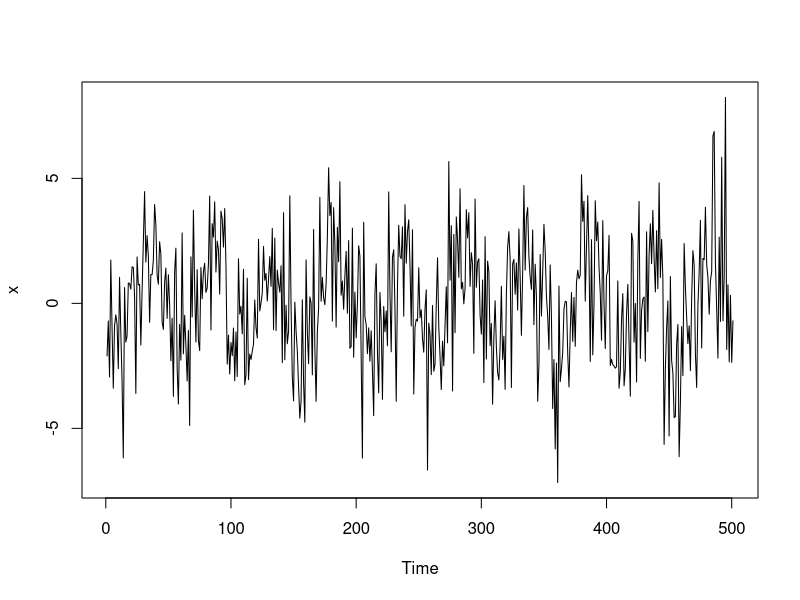
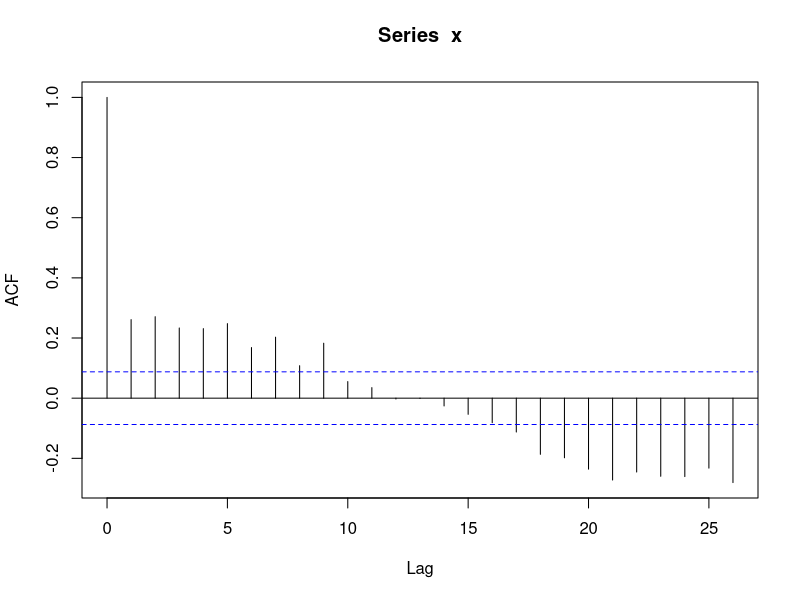
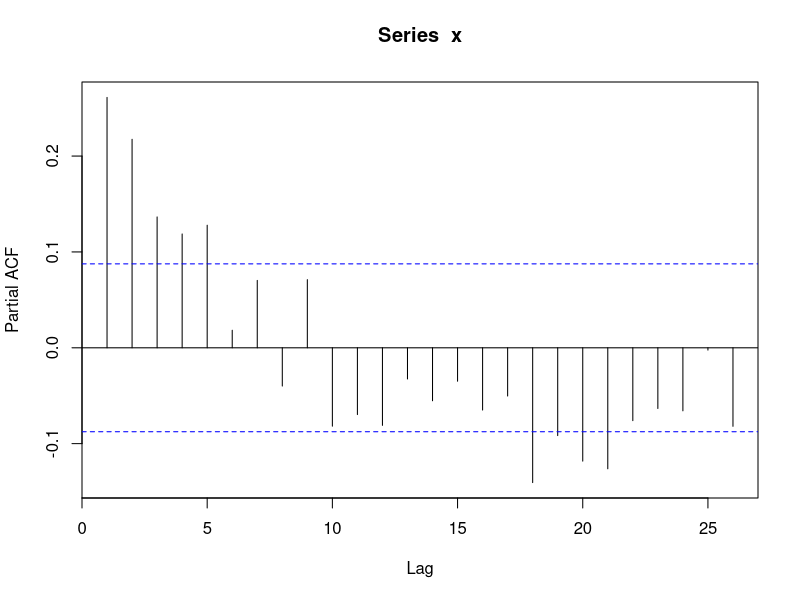
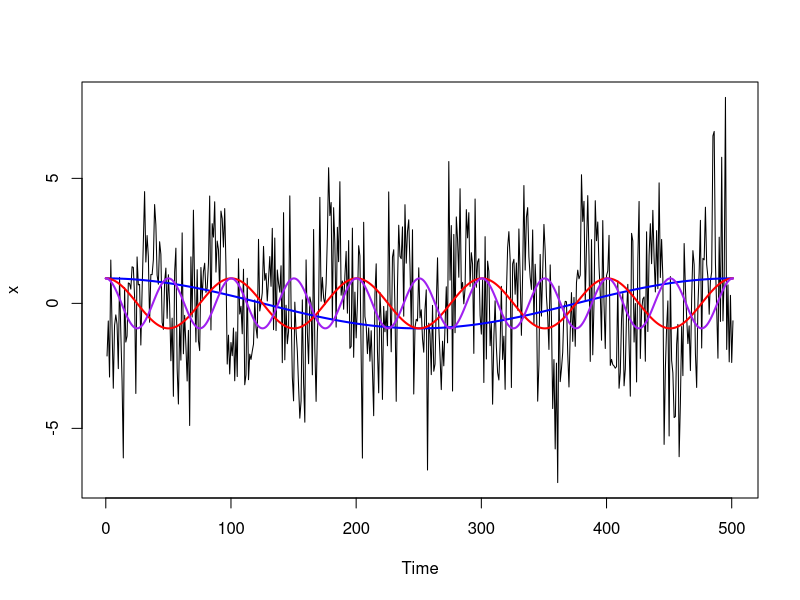
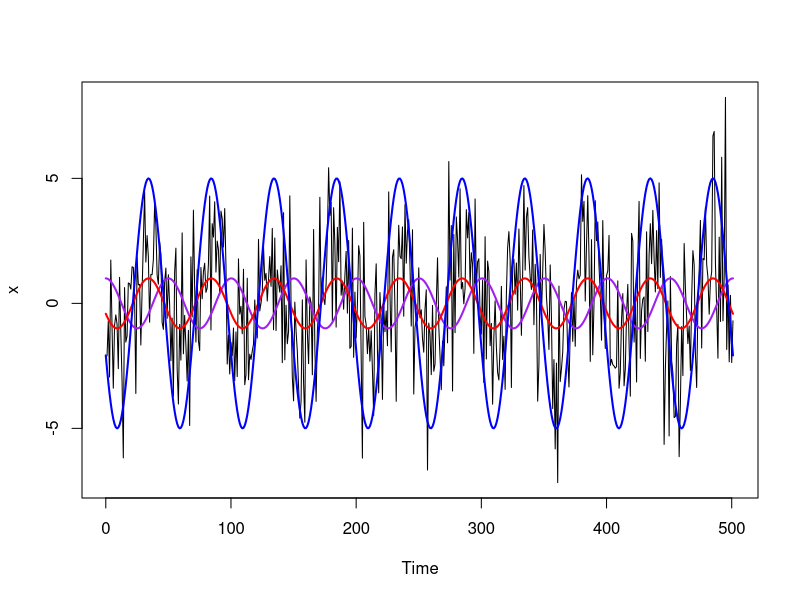
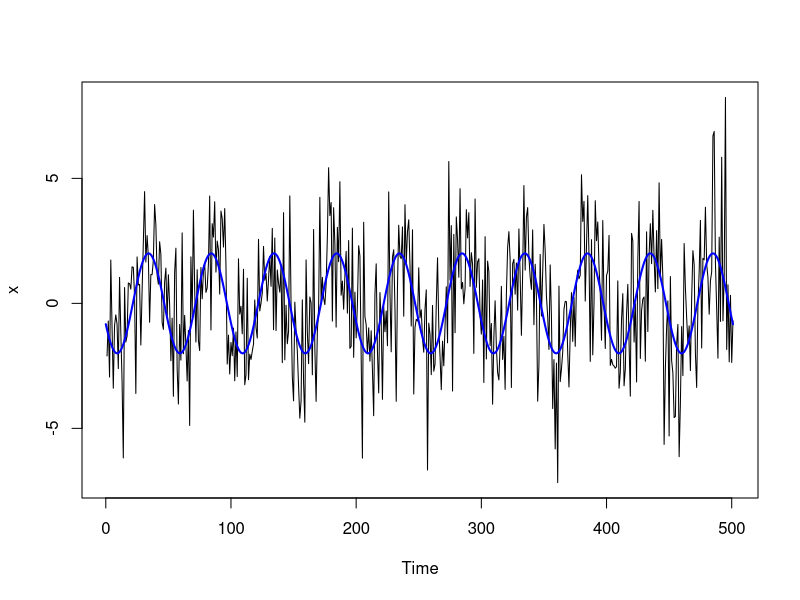
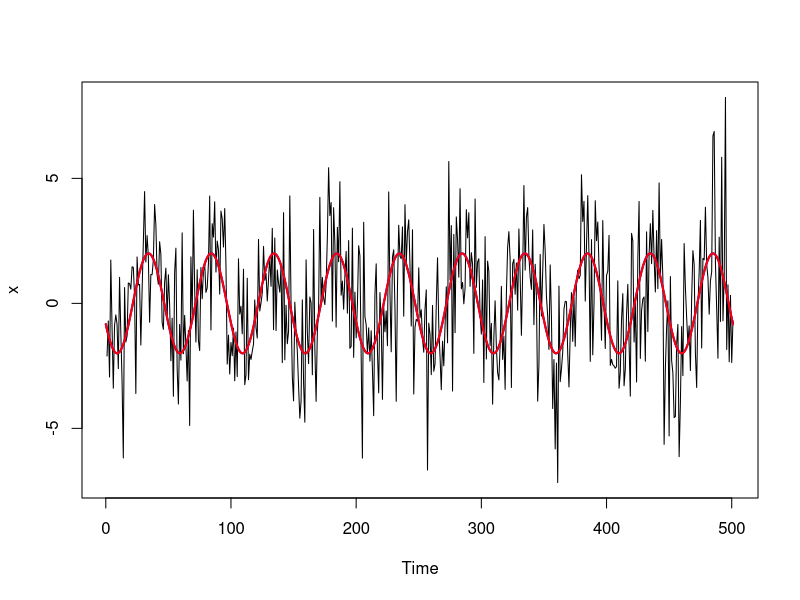
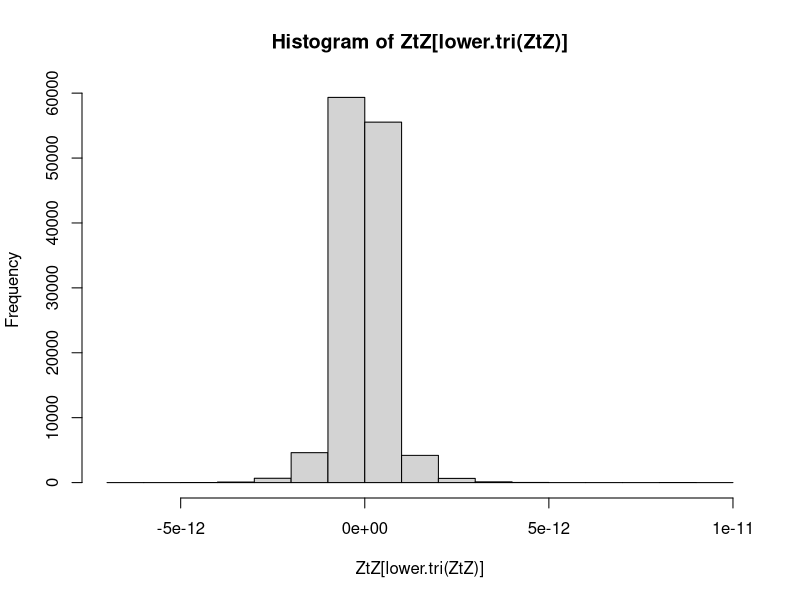

Generate these figures, in order, with R:
rm(list = ls())

set.seed(1)

get.x <- function(n) {
  
  sig.w <- 2
  A <- 2
  phi <- 0.6*pi
  omega <- 1/50
  
  return(ts(A*cos(2*pi*omega*1:n + phi) + sig.w*rnorm(n)))
}

n <- 501

x <- get.x(n)

plot(x)
acf(x)
acf(x, type = "partial")

ps <- 0:5
qs <- 0:5
aics <- matrix(NA, nrow = length(ps), ncol = length(qs))

for (i in 1:length(ps)) {
  for (j in 1:length(qs)) {
    p <- ps[i]
    q <- qs[j]
    
    cat("p=", p, " q=", q, "\n")
    # arma.fit <- arima(x, order = c(p, 0, q))
    arma.fit <- arima(x, order = c(p, 0, q),
                                        optim.control = list(maxit = 500))
    if (arma.fit$code == 0) { # Only record AIC if the arma function converged
      aics[i, j] <- log(arma.fit$sigma2) + (n + 2*(p + q + 1))/n
    } else {
      cat("Did not converge!\n")
    }
  }
}
which.min <- which(aics == min(aics, na.rm = TRUE), arr.ind=TRUE)
ps[which.min[1]]; qs[which.min[2]]

plot(x)
time <- 0:n
lines(time, cos(2*pi*time/n), col = "blue", lwd = 2)
# Not oscillating as fast as our data
lines(time, cos(2*pi*5*time/n), col = "red", lwd = 2)
lines(time, cos(2*pi*10*time/n), col = "purple", lwd = 2)

plot(x)
lines(time, cos(2*pi*10*time/n), col = "purple", lwd = 2)
lines(time, cos(2*pi*10*time/n + 2), col = "red", lwd = 2)
lines(time, 5*cos(2*pi*10*time/n + 2), col = "blue", lwd = 2)

# This is looking pretty close!
A <- 2
omega <- 10/n
phi <- 2

plot(x)
lines(time, A*cos(2*pi*omega*time + phi), lwd = 2, col = "blue")

# If we knew omega and phi, we could have estimated A by regression
summary(lm(x~I(cos(2*pi*omega*1:n + phi))-1))

# If we know omega, there's a nice trig identity that can help us out!
# cos(a + b) = cos(a)*cos(b) - sin(a)sin(b)
plot(x)
lines(time, A*cos(2*pi*omega*time + phi), lwd = 2, col = "blue")
lines(time, A*cos(phi)*cos(2*pi*omega*time) - A*sin(phi)*sin(2*pi*omega*time), lwd = 2, col = "red")
# Then we can estimate A and phi if we know omega!
summary(lm(x~I(cos(2*pi*omega*1:n)) + I(sin(2*pi*omega*1:n))-1))

# We still don't know omega, so one thing we might consider is to consider a range of 
# values. How many regressors can we have?
Z <- matrix(nrow = n, ncol = n)
Z[, 1] <- 1
for (i in 2:n) {
  if (i%%2 == 0) {
    Z[, i] <- cos(2*pi*floor(i/2)*1:n/n)
  } else {
    Z[, i] <- sin(2*pi*floor(i/2)*1:n/n)
  }
}
# Let's peek at how correlated columns of the design matrix are
ZtZ <- t(Z)%*%Z 
# The off diagonal entries give us correlations for each pair of columns
hist(ZtZ[lower.tri(ZtZ)])
max(abs(ZtZ[lower.tri(ZtZ)]))
# The design matrix is pretty much orthogonal!
linmod <- lm(x~Z-1)
summary(linmod)
plot(x)
lines(linmod$fitted.values, col = "blue")

# Let's look at the values!
# Intercept first
coef(linmod)[1]
# Now the most slowly varying sines and cosines
plot(Z[, 2], type = "l")
lines(Z[, 3])
coef(linmod)[2:3]
sum(coef(linmod)[2:3]^2)
anova(lm(x~Z[, 2]+Z[, 3]))
((0 + 0.04)/2)*(n/2)

# Faster moving
plot(Z[, 4], type = "l")
lines(Z[, 5])
coef(linmod)[4:5]
sum(coef(linmod)[4:5]^2)

coef.mags <- numeric((ncol(Z)-1)/2)
for (i in 1:length(coef.mags)) {
  coef.mags[i] <- sum(coef(linmod)[1 + 2*(i - 1) + 1:2]^2)
}
plot(c(coef(linmod)[1]^2, coef.mags), type = "l")
(which(coef.mags == max(coef.mags)) - 1)/n
omega

# This is the same as doing a fourier transform!
lines(abs(2*fft(x)[1:(floor(n/2))]/n)^2, type = "l", col = "red")

spectrum(x, log = "no")

# Lets write a little function that does this
scaled.periodogram <- function(x) {
  n <- length(x)
  # Get number of columns in our design matrix
  Z <- matrix(nrow = n, ncol = n)
  
  # First column is always the intercept!
  Z[, 1] <- 1
  for (i in 2:n) {
    if (i%%2 == 0) {
      Z[, i] <- cos(2*pi*floor(i/2)*1:n/n)
    } else {
      Z[, i] <- sin(2*pi*floor(i/2)*1:n/n)
    }
  }
  linmod <- lm(x~Z-1)
  
  # Let's record the coef magnitudes
  m <- ifelse(n%%2 == 0, n/2, (n - 1)/2 + 1)
  coef.mags <- numeric(m)
  for (i in 1:length(coef.mags)) {
    if (i == 1) {
      coef.mags[i] <- coef(linmod)[1]^2
    } else if (i == length(coef.mags) & n%%2 == 0) {
      coef.mags[i] <- coef(linmod)[length(coef(linmod))]^2
    } else {
      coef.mags[i] <- sum(coef(linmod)[1 + 2*(i - 2) + 1:2]^2)
    }
  }
  return(list("coef.mags" = coef.mags, "freqs" = 0:(m - 1)/n, "Z" = Z))
}
